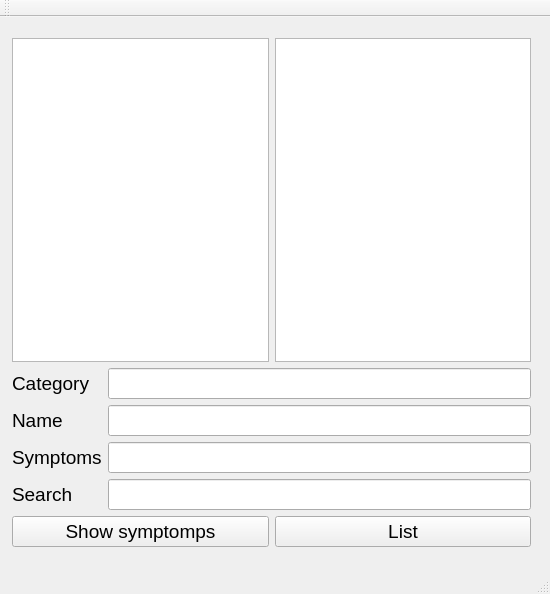
<?xml version="1.0" encoding="UTF-8"?>
<ui version="4.0">
 <class>test_lab13Class</class>
 <widget class="QMainWindow" name="test_lab13Class">
  <property name="geometry">
   <rect>
    <x>0</x>
    <y>0</y>
    <width>550</width>
    <height>594</height>
   </rect>
  </property>
  <property name="windowTitle">
   <string>test_lab13</string>
  </property>
  <widget class="QWidget" name="centralWidget">
   <widget class="QWidget" name="layoutWidget">
    <property name="geometry">
     <rect>
      <x>1</x>
      <y>10</y>
      <width>541</width>
      <height>531</height>
     </rect>
    </property>
    <layout class="QVBoxLayout" name="verticalLayout">
     <item>
      <layout class="QHBoxLayout" name="horizontalLayout">
       <item>
        <widget class="QListWidget" name="items_listWidget">
         <property name="font">
          <font>
           <pointsize>14</pointsize>
          </font>
         </property>
        </widget>
       </item>
       <item>
        <widget class="QListWidget" name="symp_listWidget">
         <property name="font">
          <font>
           <pointsize>14</pointsize>
          </font>
         </property>
        </widget>
       </item>
      </layout>
     </item>
     <item>
      <layout class="QGridLayout" name="gridLayout">
       <item row="0" column="0">
        <widget class="QLabel" name="label">
         <property name="font">
          <font>
           <pointsize>14</pointsize>
          </font>
         </property>
         <property name="text">
          <string>Category</string>
         </property>
        </widget>
       </item>
       <item row="0" column="1">
        <widget class="QLineEdit" name="category_lineEdit">
         <property name="font">
          <font>
           <pointsize>14</pointsize>
          </font>
         </property>
        </widget>
       </item>
       <item row="1" column="0">
        <widget class="QLabel" name="label_2">
         <property name="font">
          <font>
           <pointsize>14</pointsize>
          </font>
         </property>
         <property name="text">
          <string>Name</string>
         </property>
        </widget>
       </item>
       <item row="1" column="1">
        <widget class="QLineEdit" name="name_lineEdit">
         <property name="font">
          <font>
           <pointsize>14</pointsize>
          </font>
         </property>
        </widget>
       </item>
       <item row="2" column="0">
        <widget class="QLabel" name="label_3">
         <property name="font">
          <font>
           <pointsize>14</pointsize>
          </font>
         </property>
         <property name="text">
          <string>Symptoms</string>
         </property>
        </widget>
       </item>
       <item row="2" column="1">
        <widget class="QLineEdit" name="symp_lineEdit">
         <property name="font">
          <font>
           <pointsize>14</pointsize>
          </font>
         </property>
        </widget>
       </item>
       <item row="3" column="0">
        <widget class="QLabel" name="label_4">
         <property name="font">
          <font>
           <pointsize>14</pointsize>
          </font>
         </property>
         <property name="text">
          <string>Search</string>
         </property>
        </widget>
       </item>
       <item row="3" column="1">
        <widget class="QLineEdit" name="search_lineEdit">
         <property name="font">
          <font>
           <pointsize>14</pointsize>
          </font>
         </property>
        </widget>
       </item>
      </layout>
     </item>
     <item>
      <layout class="QHBoxLayout" name="horizontalLayout_2">
       <item>
        <widget class="QPushButton" name="list_pushButton">
         <property name="font">
          <font>
           <pointsize>14</pointsize>
          </font>
         </property>
         <property name="text">
          <string>Show symptomps</string>
         </property>
        </widget>
       </item>
       <item>
        <widget class="QPushButton" name="exit_pushButton">
         <property name="font">
          <font>
           <pointsize>14</pointsize>
          </font>
         </property>
         <property name="text">
          <string>List</string>
         </property>
        </widget>
       </item>
      </layout>
     </item>
    </layout>
   </widget>
  </widget>
  <widget class="QMenuBar" name="menuBar">
   <property name="geometry">
    <rect>
     <x>0</x>
     <y>0</y>
     <width>550</width>
     <height>21</height>
    </rect>
   </property>
  </widget>
  <widget class="QToolBar" name="mainToolBar">
   <attribute name="toolBarArea">
    <enum>TopToolBarArea</enum>
   </attribute>
   <attribute name="toolBarBreak">
    <bool>false</bool>
   </attribute>
  </widget>
  <widget class="QStatusBar" name="statusBar"/>
 </widget>
 <layoutdefault spacing="6" margin="11"/>
 <resources>
  <include location="test_lab13.qrc"/>
 </resources>
 <connections/>
</ui>
